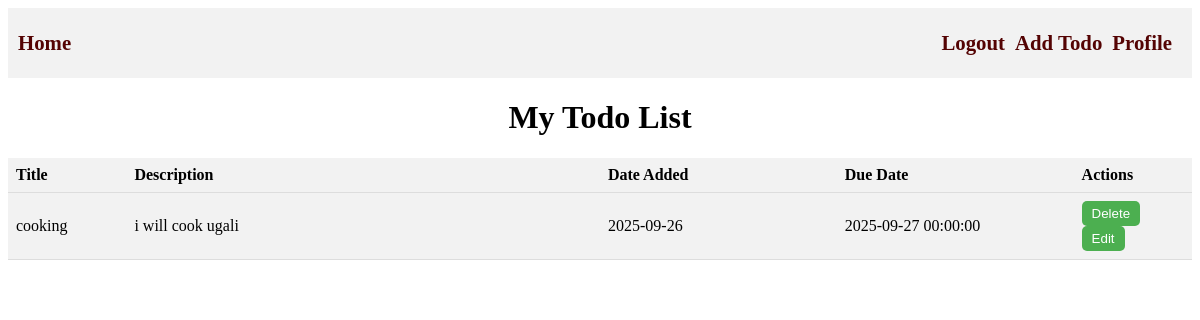
The page /home (signed in) on the database as committed earlier.
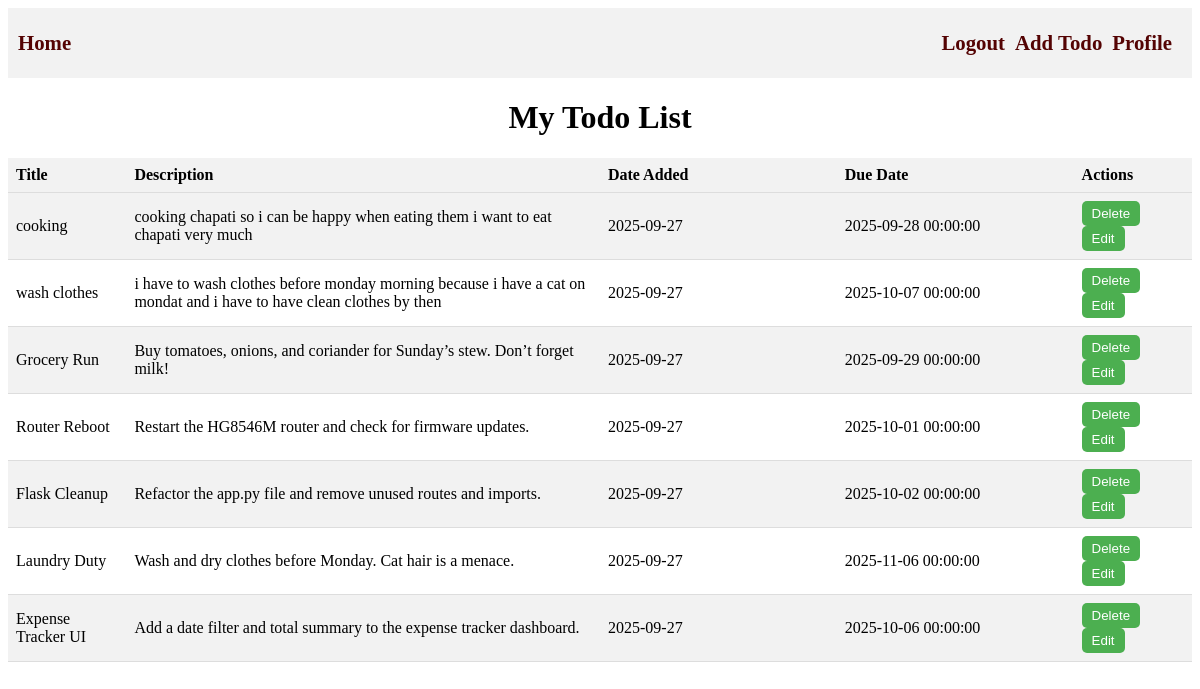
The same page on the database as committed later.
### todo_app/models.py (models this page shows, shortened)
class Todo(db.Model):
    id = db.Column(db.Integer, primary_key=True)
    title = db.Column(db.String(100), nullable=False)
    date_added = db.Column(db.Date, nullable=False, default=lambda: datetime.utcnow().date())
    description = db.Column(db.Text, nullable=False)
    date_ending = db.Column(db.DateTime, nullable=False)
    complete = db.Column(db.Boolean, default=False)
    user_id = db.Column(db.Integer, db.ForeignKey('user.id'), nullable=False)

### todo_app/routes.py (the view)
@app.route('/')
@app.route('/home')
@login_required
def index():
    todos = Todo.query.filter_by(owner=current_user).all()
    return render_template('index.html' , todos=todos)

### todo_app/routes.py (called while the page is built)
@login_manager.user_loader
def load_user(user_id):
    return User.query.get(int(user_id))

### todo_app/templates/index.html (shortened to what this page needs)
{%extends 'base.html'%}
{%block content%}
    <h1>My Todo List</h1>
    <table>
        <tr>
            <th id="title" scope="col">Title</th>
            <th id="description" scope="col">Description</th>
            <th id="date_added" scope="col">Date Added</th>
            <th id="date_ending" scope="col">Due Date</th>
            <th id="actions" scope="col">Actions</th>
        </tr>
        {% for todo in todos %}
            <tr>
                <td>{{ todo.title }}</td>
                <td>{{ todo.description }}</td>
                <td>{{ todo.date_added }}</td></td>
                <td>{{ todo.date_ending }}</td>
                <td>
                    <a href="{{ url_for('delete', todo_id=(todo.id))}}"><button>Delete</button></a>
                    <a href="{{ url_for('update', todo_id=(todo.id))}}"><button>Edit</button></a>
                </td>
            </tr>
        {% endfor %}
    </table>
{%endblock%}

### todo_app/templates/base.html (shortened to what this page needs)
<!DOCTYPE html>
<html lang="en">
<head>
</head>
<body>
    <nav>
        {% if current_user.is_authenticated %}
            <a href="{{url_for('index')}}" id="home">Home</a>
            <a href="{{url_for('logout')}}">Logout</a>
            <a href="{{url_for('add_todo')}}">Add Todo</a>
            <a href="{{url_for('profile')}}">Profile</a>
        {% else %}
            <a href="{{url_for('index')}}" id="home">Home</a>
            <a href="{{url_for('login')}}">Login</a>
            <a href="{{url_for('register')}}">Register</a>
        {% endif %}
    </nav>
    {% block content %}
    {% endblock %}
</body>
</html>

### todo_app/templates/index.html (style rules this page uses)
h1 { text-align: center; }
#actions { width: 10%; }
#title { width: 10%; }
#description { width: 40%; }
#date_added { width: 20%; }
#date_ending { width: 20%; }
table { width: 100%; border-collapse: collapse; }
th, td { padding: 8px; text-align: left; border-bottom: 1px solid #ddd; }
th { background-color: #f2f2f2; }
tr:nth-child(even) { background-color: #f2f2f2; }
button { background-color: #4CAF50; color: white; padding: 5px 10px; border: none; border-radius: 5px; cursor: pointer; }

### todo_app/templates/base.html (style rules this page uses)
nav { display: flex; justify-content: right; align-items: center; padding: 10px; background-color: #f2f2f2; height: 50px; }
nav a { margin-right: 10px; text-decoration: none; color: rgb(84, 3, 3); font-weight: bold; font-size: 1.3em; }
#home { margin-right: auto; }

Rows that differ between the two databases and show on the page:
changed Todo "cooking": description "i will cook ugali" → "cooking chapati so i can be happy when eating them i want to eat chapati very much"; date_added "2025-09-26" → "2025-09-27"; date_ending "2025-09-27 00:00:00" → "2025-09-28 00:00:00"
added Todo: title "wash clothes", description "i have to wash clothes before monday morning because i have a cat on mondat and i have to have clean clothes by then", date_added "2025-09-27", date_ending "2025-10-07 00:00:00"
added Todo: title "Grocery Run", description "Buy tomatoes, onions, and coriander for Sunday’s stew. Don’t forget milk!", date_added "2025-09-27", date_ending "2025-09-29 00:00:00"
added Todo: title "Router Reboot", description "Restart the HG8546M router and check for firmware updates.", date_added "2025-09-27", date_ending "2025-10-01 00:00:00"
added Todo: title "Flask Cleanup", description "Refactor the app.py file and remove unused routes and imports.", date_added "2025-09-27", date_ending "2025-10-02 00:00:00"
added Todo: title "Laundry Duty", description "Wash and dry clothes before Monday. Cat hair is a menace.", date_added "2025-09-27", date_ending "2025-11-06 00:00:00"
added Todo: title "Expense Tracker UI", description "Add a date filter and total summary to the expense tracker dashboard.", date_added "2025-09-27", date_ending "2025-10-06 00:00:00"
